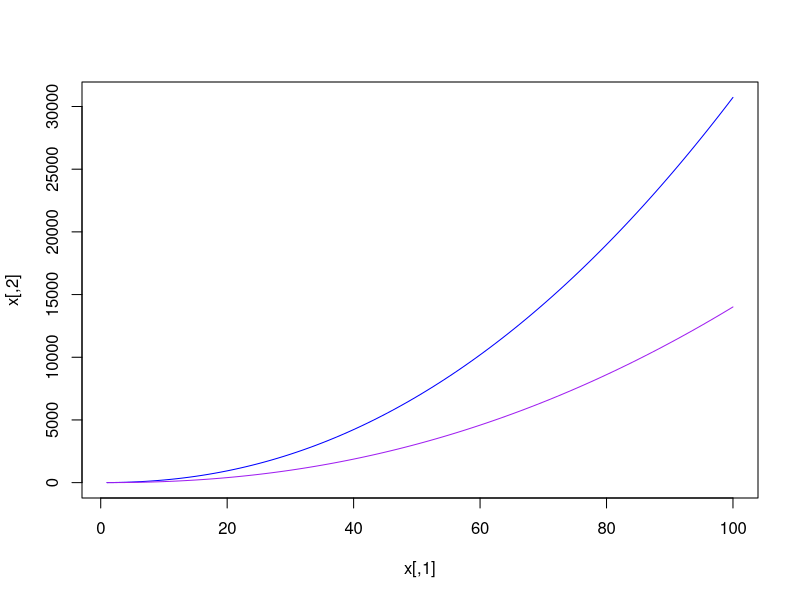

Generate this figure with R:
teoricoK <- function (v, sparse=0.25){
	
	v**2*sparse*log(v)*2 + v*2 + v**2*sparse *3
}

teoricoB <- function (v,sparse=0.25){
	v**2*sparse*log(v)+v**2*sparse
}
x<-c()
y<- c()
for( i in 1:100){
	x<-rbind(x,c(i, teoricoK(i)))
	y<-rbind(y,c(i, teoricoB(i))) 
}


x

plot(x,col="blue", type="l")
lines(y,col="purple", type="l") 

